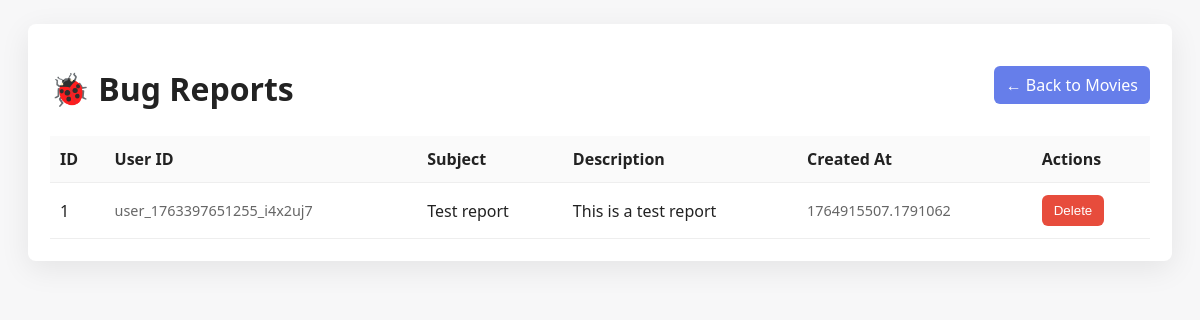
Page /reports on the committed database.
### tables this page shows
CREATE TABLE bug_reports (
            report_id INTEGER PRIMARY KEY AUTOINCREMENT,
            user_id TEXT,
            subject TEXT NOT NULL,
            description TEXT NOT NULL,
            created_at REAL
        );

### admin.py (the view)
@app.route('/reports', methods=['GET'])
def reports():
    db = get_db()
    rows = db.execute('SELECT report_id, user_id, subject, description, created_at FROM bug_reports ORDER BY created_at DESC').fetchall()
    db.close()
    reports = [dict(r) for r in rows]
    return render_template('admin_reports.html', reports=reports)

### admin.py (called while the page is built)
def get_db():
    db_path = Path(DATABASE)
    if not db_path.exists():
        raise RuntimeError(f"Database file not found: {DATABASE}")
    db = sqlite3.connect(DATABASE)
    db.row_factory = sqlite3.Row
    return db

### templates/admin_reports.html (shortened to what this page needs)
<!DOCTYPE html>
<html lang="en">
<head>
</head>
<body>
    <div class="container">
        <div class="top-actions">
            <h1>🐞 Bug Reports</h1>
            <div>
                <a href="{{ url_for('index') }}" class="btn btn-primary">← Back to Movies</a>
            </div>
        </div>
        {% if reports and reports|length > 0 %}
        <table>
            <thead>
                <tr>
                    <th>ID</th>
                    <th>User ID</th>
                    <th>Subject</th>
                    <th>Description</th>
                    <th>Created At</th>
                    <th>Actions</th>
                </tr>
            </thead>
            <tbody>
                {% for r in reports %}
                <tr>
                    <td>{{ r.report_id }}</td>
                    <td class="small-muted">{{ r.user_id or '-' }}</td>
                    <td>{{ r.subject }}</td>
                    <td>{{ r.description }}</td>
                    <td class="small-muted">{{ r.created_at | default('') }}</td>
                    <td>
                        <div class="actions">
                            <form method="post" action="{{ url_for('delete_report', report_id=r.report_id) }}" onsubmit="return confirm('Delete this report?');">
                                <button type="submit" class="btn btn-danger">Delete</button>
                            </form>
                        </div>
                    </td>
                </tr>
                {% endfor %}
            </tbody>
        </table>
        {% else %}
        <p>No bug reports found.</p>
        {% endif %}
    </div>
</body>
</html>

### templates/admin_reports.html (style rules this page uses)
body { font-family: 'Segoe UI', Tahoma, Geneva, Verdana, sans-serif; background: #f7f7f8; color: #222; }
.container { max-width: 1100px; margin: 24px auto; background: white; padding: 22px; border-radius: 8px; box-shadow: 0 8px 30px rgba(0,0,0,0.08); }
h1 { margin-bottom: 14px; }
table { width: 100%; border-collapse: collapse; }
th, td { padding: 12px 10px; border-bottom: 1px solid #eee; text-align: left; }
th { background: #fafafa; font-weight: 700; }
.actions { display:flex; gap:8px; }
.btn { padding: 8px 12px; border-radius:6px; text-decoration:none; display:inline-block; }
.btn-primary { background:#667eea; color:white; }
.btn-danger { background:#e74c3c; color:white; border:none; cursor:pointer; }
.small-muted { color:#666; font-size:0.9em; }
.top-actions { display:flex; justify-content:space-between; align-items:center; margin-bottom:12px; }

### rows in the picture
bug_reports: report_id "1", user "user_1763397651255_i4x2uj7", subject "Test report", description "This is a test report", created_at "1764915507.1791062"
